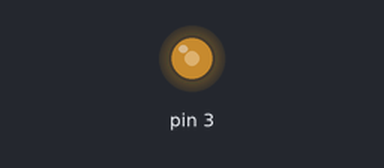
Bench run of a sketch on a simulated Arduino Uno, built with avr-gcc and run on an emulated ATmega328P. Parts: output pins drawn as LEDs (lit = HIGH). Random numbers use the default seed unless the sketch sets one.

Above: at 0.05 s.
At 1.65 s:
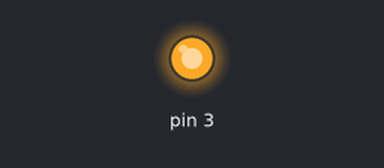
At 3.25 s:
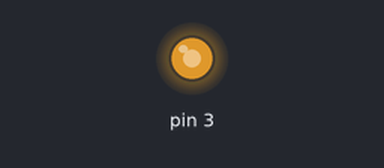
At 7.1 s:
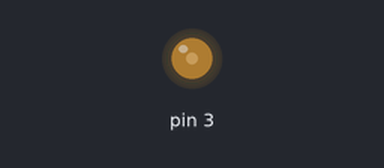
Timing chart, 0 to 9.8 s (numbered marks = the images above):
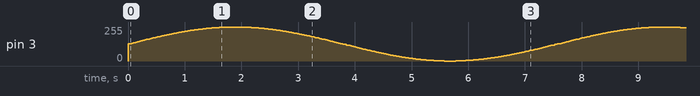

The sketch:

LFO_07.ino
```cpp
/*
 *  LFO via PWM, for arduino, into a modular.
 *
 *  borrowed from
 * http://abrammorphew.com/notes/2012/01/05/arduino-lfo-generator/
 *
 * PWM output looks OK through 220R with 100nF to gnd
 * changes take this from 10secs period to 30Hz max
 */

#define cbi(sfr, bit) (_SFR_BYTE(sfr) &= ~_BV(bit))
#define sbi(sfr, bit) (_SFR_BYTE(sfr) |= _BV(bit))


// one quarter of
uint8_t sineTable[] = {
128,128,129,130,131,131,132,133,134,135,135,136,137,138,138,139,
140,141,142,142,143,144,145,145,146,147,148,149,149,150,151,152,
152,153,154,155,155,156,157,158,159,159,160,161,162,162,163,164,
165,165,166,167,168,168,169,170,170,171,172,173,173,174,175,176,
176,177,178,178,179,180,181,181,182,183,183,184,185,186,186,187,
188,188,189,190,190,191,192,192,193,194,194,195,196,196,197,198,
198,199,200,200,201,202,202,203,204,204,205,205,206,207,207,208,
208,209,210,210,211,211,212,213,213,214,214,215,215,216,217,217,
218,218,219,219,220,220,221,222,222,223,223,224,224,225,225,226,
226,227,227,228,228,229,229,230,230,230,231,231,232,232,233,233,
234,234,234,235,235,236,236,237,237,237,238,238,239,239,239,240,
240,240,241,241,241,242,242,242,243,243,243,244,244,244,245,245,
245,246,246,246,247,247,247,247,248,248,248,248,249,249,249,249,
250,250,250,250,250,251,251,251,251,251,252,252,252,252,252,252,
253,253,253,253,253,253,253,254,254,254,254,254,254,254,254,254,
254,254,255,255,255,255,255,255,255,255,255,255,255,255,255,255
};

// starting phase
uint8_t tWave = 128;
uint8_t sWave = 255;
uint8_t ruWave = 128;
uint8_t rdWave = 128;
uint8_t rWave = 128;

int   i = 0;
float   rate;
int   waveform;
byte  d = HIGH;

void setup() {
  pinMode(3, OUTPUT);
  setupTimer();
  OCR0A = 128;
}

void loop() {
  // waveform = map(analogRead(0),0,1023,1,7);
  waveform = 1; // testing
  rate = 230; // 0 is fastest, ~30Hz
  // needs to be exponential - little difference in slow half of pot travel
  // rate = map(analogRead(1),0,1023,255,0);
  OCR0A = rate;
}

ISR(TIMER0_COMPA_vect) {
  if(i >= 2048) i = 0;
  switch(waveform) {
    case 1:
      analogWrite(3,sine(i));
    break;
    case 2:
      analogWrite(3,triangle(i));
    break;
    case 3:
      analogWrite(3, square(i));
    break;
    case 4:
      analogWrite(3, rampUp(i));
    break;
    case 5:
      analogWrite(3, rampDown(i));
    break;
    case 6:
      analogWrite(3, rand(i));
    break;
    case 7:
      analogWrite(3, white(i));
    break;
  }
  i++;
}

void setupTimer() {
  cli();
/*--- TIMER2 CONFIG ---*/
  sbi(TCCR2A,WGM20);
  sbi(TCCR2A,WGM21);
  cbi(TCCR2A,WGM22);

  sbi(TCCR2B, CS20);
  cbi(TCCR2B, CS21);
  cbi(TCCR2B, CS22);

  sbi(TCCR2A,COM2B1);
  cbi(TCCR2A,COM2B0);

 /*--- TIMER0 CONFIG ---*/
  cbi(TCCR0B,CS00);
  cbi(TCCR0B,CS01);
  sbi(TCCR0B,CS02);

  sbi(TCCR0A, COM0A1);
  cbi(TCCR0A, COM0A0);

  cbi(TCCR0A, WGM00);
  sbi(TCCR0A, WGM01);
  cbi(TCCR0A, WGM02);

  cbi(TIFR0,OCF0A);
  sbi(TIMSK0,OCIE0A);
  sei();
}

int sine(int i) {
  int place = int(i/2);
  if (place <= 255) {
  return sineTable[place];
  } else if ((place < 512) && (place >= 256)) {
     return sineTable[511-place];
  } else if ((place <= 767) && (place >= 512)) {
    return (255 - sineTable[place - 512]);
  } else if (place >= 768) {
    return (255 - sineTable[1023 - place]);
  }
}

int triangle(int i) {
  if(tWave >= 255) d = LOW;
  if(tWave <= 0) d = HIGH;
  if (i%4 == 0) {
  if(d == HIGH) tWave++;
  if(d == LOW) tWave--;
  }
  return tWave;
}

int rampUp(int i) {
  if (i%8 == 0) {
  ruWave++;
  }
  if(ruWave > 255) ruWave = 0;
  return ruWave;
}

int rampDown(int i) {
  if (i%8 == 0) {
  rdWave--;
  }
  if(rdWave < 0) rdWave = 255;
  return rdWave;
}

int square(int i) {
  if(i >= 1024) sWave = 2048;
  if(i <= 1023) sWave = 0;
  return sWave;
}

int rand(int i) {
   if (i%1024 == 0) { // 4 times per cycle
 rWave = random(255);
   }
  return rWave;
}

int white(int i) {
  return random(255);
}
```
